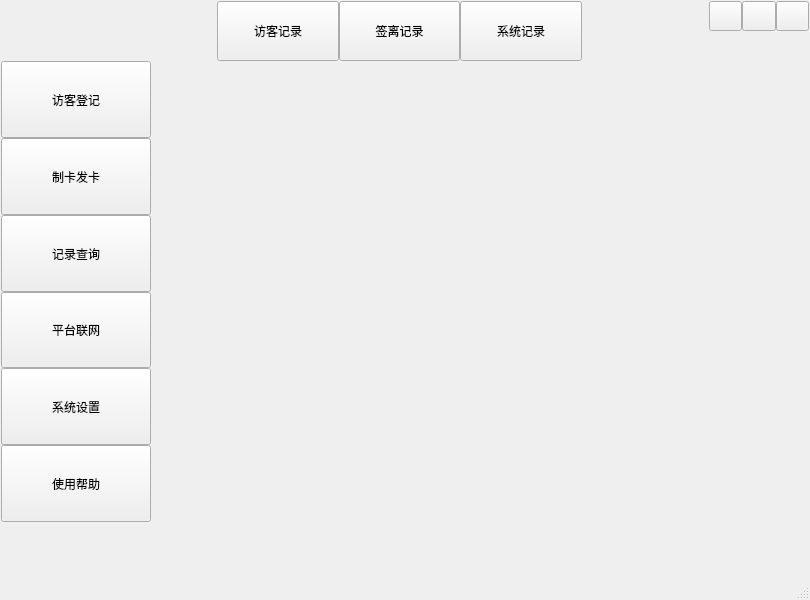
<?xml version="1.0" encoding="UTF-8"?>
<ui version="4.0">
 <class>UIDemo7</class>
 <widget class="QDialog" name="UIDemo7">
  <property name="geometry">
   <rect>
    <x>0</x>
    <y>0</y>
    <width>810</width>
    <height>600</height>
   </rect>
  </property>
  <property name="windowTitle">
   <string>Dialog</string>
  </property>
  <property name="sizeGripEnabled">
   <bool>true</bool>
  </property>
  <layout class="QGridLayout" name="gridLayout">
   <property name="leftMargin">
    <number>1</number>
   </property>
   <property name="topMargin">
    <number>1</number>
   </property>
   <property name="rightMargin">
    <number>1</number>
   </property>
   <property name="bottomMargin">
    <number>1</number>
   </property>
   <property name="spacing">
    <number>0</number>
   </property>
   <item row="1" column="0">
    <widget class="QWidget" name="widgetNavLeft" native="true">
     <property name="minimumSize">
      <size>
       <width>150</width>
       <height>0</height>
      </size>
     </property>
     <property name="maximumSize">
      <size>
       <width>150</width>
       <height>16777215</height>
      </size>
     </property>
     <layout class="QVBoxLayout" name="verticalLayout">
      <property name="spacing">
       <number>0</number>
      </property>
      <property name="leftMargin">
       <number>0</number>
      </property>
      <property name="topMargin">
       <number>0</number>
      </property>
      <property name="rightMargin">
       <number>0</number>
      </property>
      <property name="bottomMargin">
       <number>0</number>
      </property>
      <item>
       <widget class="QToolButton" name="tbtn1">
        <property name="sizePolicy">
         <sizepolicy hsizetype="Expanding" vsizetype="Expanding">
          <horstretch>0</horstretch>
          <verstretch>0</verstretch>
         </sizepolicy>
        </property>
        <property name="text">
         <string>访客登记</string>
        </property>
       </widget>
      </item>
      <item>
       <widget class="QToolButton" name="tbtn2">
        <property name="sizePolicy">
         <sizepolicy hsizetype="Expanding" vsizetype="Expanding">
          <horstretch>0</horstretch>
          <verstretch>0</verstretch>
         </sizepolicy>
        </property>
        <property name="text">
         <string>制卡发卡</string>
        </property>
       </widget>
      </item>
      <item>
       <widget class="QToolButton" name="tbtn3">
        <property name="sizePolicy">
         <sizepolicy hsizetype="Expanding" vsizetype="Expanding">
          <horstretch>0</horstretch>
          <verstretch>0</verstretch>
         </sizepolicy>
        </property>
        <property name="text">
         <string>记录查询</string>
        </property>
       </widget>
      </item>
      <item>
       <widget class="QToolButton" name="tbtn4">
        <property name="sizePolicy">
         <sizepolicy hsizetype="Expanding" vsizetype="Expanding">
          <horstretch>0</horstretch>
          <verstretch>0</verstretch>
         </sizepolicy>
        </property>
        <property name="text">
         <string>平台联网</string>
        </property>
       </widget>
      </item>
      <item>
       <widget class="QToolButton" name="tbtn5">
        <property name="sizePolicy">
         <sizepolicy hsizetype="Expanding" vsizetype="Expanding">
          <horstretch>0</horstretch>
          <verstretch>0</verstretch>
         </sizepolicy>
        </property>
        <property name="text">
         <string>系统设置</string>
        </property>
       </widget>
      </item>
      <item>
       <widget class="QToolButton" name="tbtn6">
        <property name="sizePolicy">
         <sizepolicy hsizetype="Expanding" vsizetype="Expanding">
          <horstretch>0</horstretch>
          <verstretch>0</verstretch>
         </sizepolicy>
        </property>
        <property name="text">
         <string>使用帮助</string>
        </property>
       </widget>
      </item>
      <item>
       <spacer name="verticalSpacer2">
        <property name="orientation">
         <enum>Qt::Vertical</enum>
        </property>
        <property name="sizeType">
         <enum>QSizePolicy::Expanding</enum>
        </property>
        <property name="sizeHint" stdset="0">
         <size>
          <width>40</width>
          <height>20</height>
         </size>
        </property>
       </spacer>
      </item>
     </layout>
    </widget>
   </item>
   <item row="1" column="1">
    <widget class="QWidget" name="widgetMain" native="true">
     <property name="sizePolicy">
      <sizepolicy hsizetype="Expanding" vsizetype="Preferred">
       <horstretch>0</horstretch>
       <verstretch>0</verstretch>
      </sizepolicy>
     </property>
     <layout class="QVBoxLayout" name="verticalLayout_2">
      <item>
       <widget class="QLabel" name="label">
        <property name="text">
         <string/>
        </property>
        <property name="alignment">
         <set>Qt::AlignCenter</set>
        </property>
       </widget>
      </item>
     </layout>
    </widget>
   </item>
   <item row="0" column="0" colspan="2">
    <widget class="QWidget" name="widgetTop" native="true">
     <property name="minimumSize">
      <size>
       <width>0</width>
       <height>60</height>
      </size>
     </property>
     <property name="maximumSize">
      <size>
       <width>16777215</width>
       <height>60</height>
      </size>
     </property>
     <layout class="QHBoxLayout" name="horizontalLayout">
      <property name="leftMargin">
       <number>0</number>
      </property>
      <property name="topMargin">
       <number>0</number>
      </property>
      <property name="rightMargin">
       <number>0</number>
      </property>
      <property name="bottomMargin">
       <number>0</number>
      </property>
      <item>
       <widget class="QLabel" name="labTitle">
        <property name="minimumSize">
         <size>
          <width>150</width>
          <height>0</height>
         </size>
        </property>
        <property name="maximumSize">
         <size>
          <width>150</width>
          <height>16777215</height>
         </size>
        </property>
        <property name="styleSheet">
         <string notr="true"/>
        </property>
        <property name="text">
         <string/>
        </property>
        <property name="alignment">
         <set>Qt::AlignCenter</set>
        </property>
       </widget>
      </item>
      <item>
       <spacer name="horizontalSpacer1">
        <property name="orientation">
         <enum>Qt::Horizontal</enum>
        </property>
        <property name="sizeType">
         <enum>QSizePolicy::Fixed</enum>
        </property>
        <property name="sizeHint" stdset="0">
         <size>
          <width>60</width>
          <height>20</height>
         </size>
        </property>
       </spacer>
      </item>
      <item>
       <widget class="QWidget" name="widgetNavTop" native="true">
        <layout class="QHBoxLayout" name="horizontalLayout_2">
         <property name="spacing">
          <number>0</number>
         </property>
         <property name="leftMargin">
          <number>0</number>
         </property>
         <property name="topMargin">
          <number>0</number>
         </property>
         <property name="rightMargin">
          <number>0</number>
         </property>
         <property name="bottomMargin">
          <number>0</number>
         </property>
         <item>
          <widget class="QToolButton" name="btn1">
           <property name="sizePolicy">
            <sizepolicy hsizetype="Expanding" vsizetype="Expanding">
             <horstretch>0</horstretch>
             <verstretch>0</verstretch>
            </sizepolicy>
           </property>
           <property name="maximumSize">
            <size>
             <width>150</width>
             <height>16777215</height>
            </size>
           </property>
           <property name="text">
            <string>访客记录</string>
           </property>
          </widget>
         </item>
         <item>
          <widget class="QToolButton" name="btn2">
           <property name="sizePolicy">
            <sizepolicy hsizetype="Expanding" vsizetype="Expanding">
             <horstretch>0</horstretch>
             <verstretch>0</verstretch>
            </sizepolicy>
           </property>
           <property name="maximumSize">
            <size>
             <width>150</width>
             <height>16777215</height>
            </size>
           </property>
           <property name="text">
            <string>签离记录</string>
           </property>
          </widget>
         </item>
         <item>
          <widget class="QToolButton" name="btn3">
           <property name="sizePolicy">
            <sizepolicy hsizetype="Expanding" vsizetype="Expanding">
             <horstretch>0</horstretch>
             <verstretch>0</verstretch>
            </sizepolicy>
           </property>
           <property name="maximumSize">
            <size>
             <width>150</width>
             <height>16777215</height>
            </size>
           </property>
           <property name="text">
            <string>系统记录</string>
           </property>
          </widget>
         </item>
         <item>
          <spacer name="horizontalSpacer2">
           <property name="orientation">
            <enum>Qt::Horizontal</enum>
           </property>
           <property name="sizeType">
            <enum>QSizePolicy::Expanding</enum>
           </property>
           <property name="sizeHint" stdset="0">
            <size>
             <width>40</width>
             <height>20</height>
            </size>
           </property>
          </spacer>
         </item>
        </layout>
       </widget>
      </item>
      <item>
       <widget class="QWidget" name="widgetMenu" native="true">
        <property name="maximumSize">
         <size>
          <width>100</width>
          <height>16777215</height>
         </size>
        </property>
        <layout class="QGridLayout" name="gridLayout_2">
         <property name="leftMargin">
          <number>0</number>
         </property>
         <property name="topMargin">
          <number>0</number>
         </property>
         <property name="rightMargin">
          <number>0</number>
         </property>
         <property name="bottomMargin">
          <number>0</number>
         </property>
         <property name="spacing">
          <number>0</number>
         </property>
         <item row="1" column="1" colspan="3">
          <spacer name="verticalSpacer1">
           <property name="orientation">
            <enum>Qt::Vertical</enum>
           </property>
           <property name="sizeHint" stdset="0">
            <size>
             <width>20</width>
             <height>10</height>
            </size>
           </property>
          </spacer>
         </item>
         <item row="0" column="1">
          <widget class="QPushButton" name="btnMenu_Min">
           <property name="sizePolicy">
            <sizepolicy hsizetype="Minimum" vsizetype="Expanding">
             <horstretch>0</horstretch>
             <verstretch>0</verstretch>
            </sizepolicy>
           </property>
           <property name="minimumSize">
            <size>
             <width>30</width>
             <height>30</height>
            </size>
           </property>
           <property name="cursor">
            <cursorShape>ArrowCursor</cursorShape>
           </property>
           <property name="focusPolicy">
            <enum>Qt::NoFocus</enum>
           </property>
           <property name="toolTip">
            <string>最小化</string>
           </property>
           <property name="text">
            <string/>
           </property>
          </widget>
         </item>
         <item row="0" column="3">
          <widget class="QPushButton" name="btnMenu_Close">
           <property name="sizePolicy">
            <sizepolicy hsizetype="Minimum" vsizetype="Expanding">
             <horstretch>0</horstretch>
             <verstretch>0</verstretch>
            </sizepolicy>
           </property>
           <property name="minimumSize">
            <size>
             <width>30</width>
             <height>30</height>
            </size>
           </property>
           <property name="cursor">
            <cursorShape>ArrowCursor</cursorShape>
           </property>
           <property name="focusPolicy">
            <enum>Qt::NoFocus</enum>
           </property>
           <property name="toolTip">
            <string>关闭</string>
           </property>
           <property name="text">
            <string/>
           </property>
          </widget>
         </item>
         <item row="0" column="2">
          <widget class="QPushButton" name="btnMenu_Max">
           <property name="sizePolicy">
            <sizepolicy hsizetype="Minimum" vsizetype="Expanding">
             <horstretch>0</horstretch>
             <verstretch>0</verstretch>
            </sizepolicy>
           </property>
           <property name="minimumSize">
            <size>
             <width>30</width>
             <height>30</height>
            </size>
           </property>
           <property name="focusPolicy">
            <enum>Qt::NoFocus</enum>
           </property>
           <property name="text">
            <string/>
           </property>
          </widget>
         </item>
        </layout>
       </widget>
      </item>
     </layout>
    </widget>
   </item>
  </layout>
 </widget>
 <resources/>
 <connections/>
</ui>
